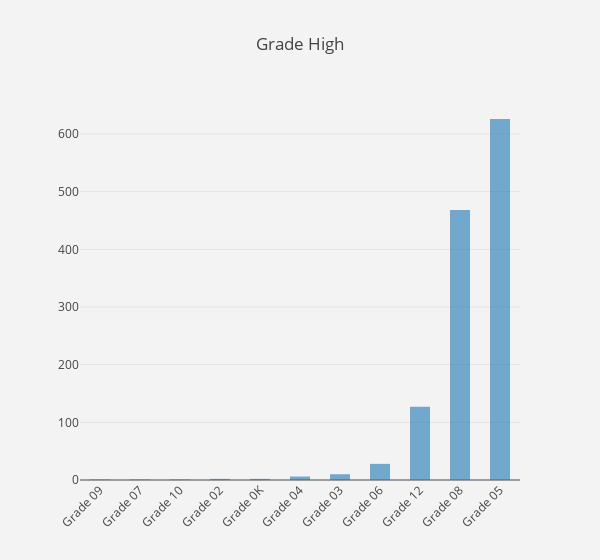

Here is the notebook cell this chart was saved with:
### Markdown cell above
<h2>High Grade</h2>

### Code cell
high_grd = data_chart(schl_df, 'Grade High', 'cat')
x = list(map(lambda x: f'Grade {x}', high_grd.nlst))
y = high_grd.clst
high_grd.plot(**{'data_bar': {'x': x, 'y': y, 'orientation': 'v', 'width': 0.5},
                 'layout': {'width': 600, 'xaxis': dict(tickangle=-45)}
                })

### Figure 1 — Plotly figure (JSON) as saved in the notebook; plotly's stock layout.template omitted (floating-point values rounded to 4 significant figures)
{"data": [{"hovertext": ["0.08%", "0.08%", "0.08%", "0.16%", "0.16%", "0.47%", "0.79%", "2.20%", "9.98%", "36.79%", "49.21%"], "opacity": 0.6, "orientation": "v", "type": "bar", "width": 0.5, "x": ["Grade 09", "Grade 07", "Grade 10", "Grade 02", "Grade 0K", "Grade 04", "Grade 03", "Grade 06", "Grade 12", "Grade 08", "Grade 05"], "y": [1, 1, 1, 2, 2, 6, 10, 28, 127, 468, 626]}], "layout": {"autosize": true, "paper_bgcolor": "rgb(243, 243, 243)", "plot_bgcolor": "rgb(243, 243, 243)", "title": "Grade High", "width": 600, "xaxis": {"tickangle": -45}}}
